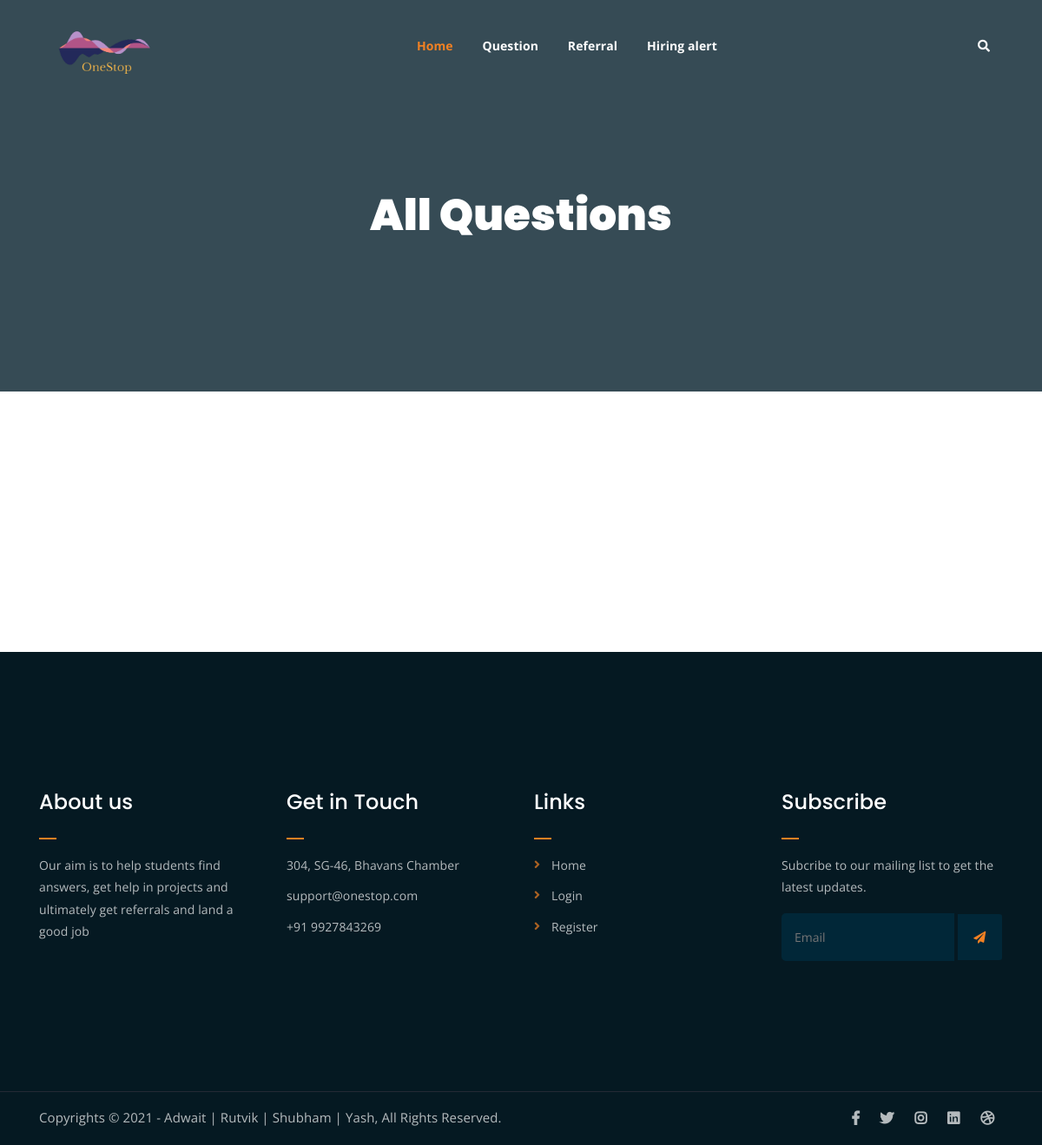
Before: /Questions with the older database file.
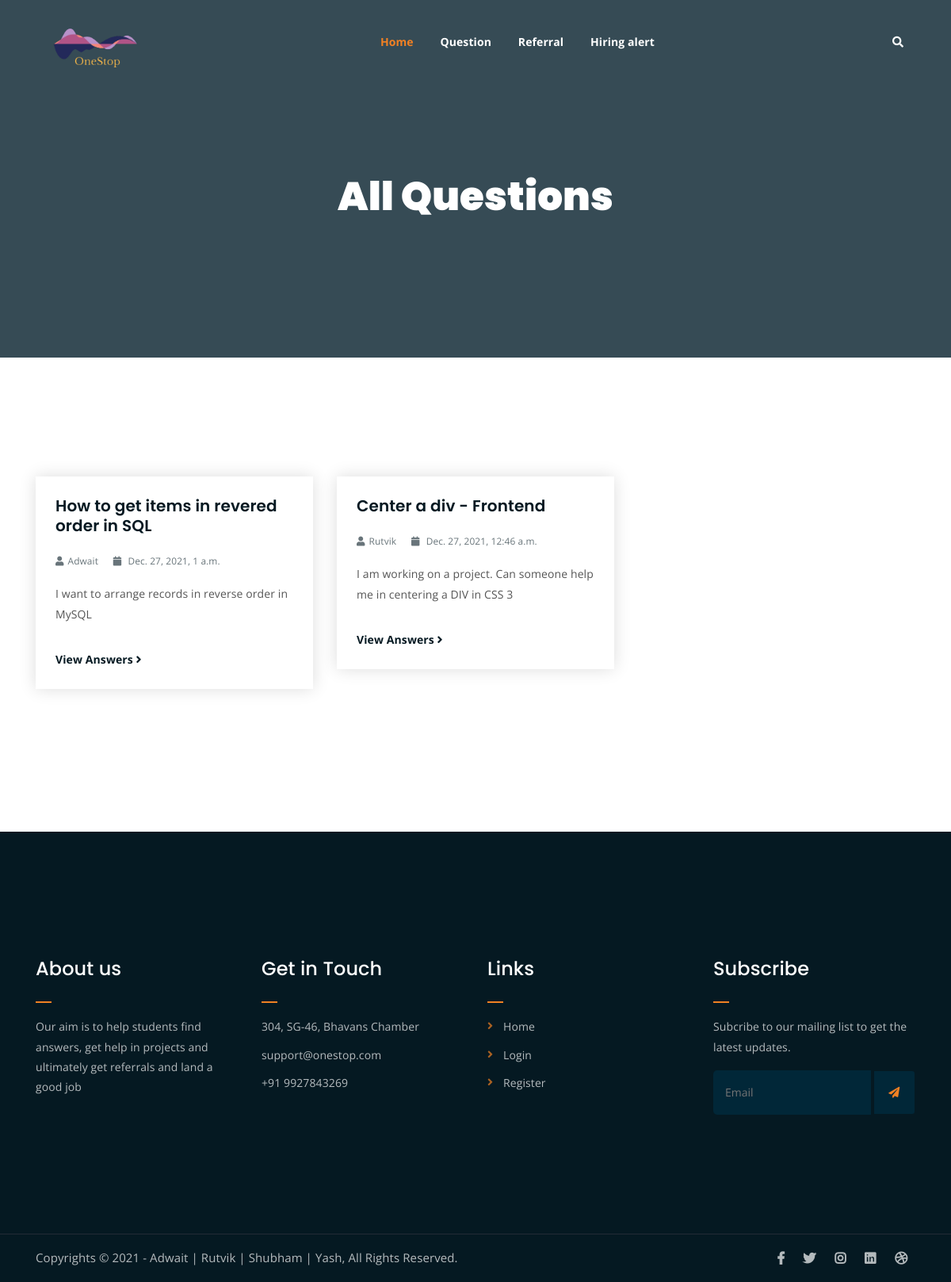
After: the same page with the newer database file.
### main/models.py (models this page shows)
class Question(models.Model):
    title = models.CharField(max_length=500)
    description = models.TextField()
    image = models.ImageField(upload_to='mainapp/question_images/', null=True)
    student = models.ForeignKey(User, on_delete=models.CASCADE)
    date_posted = models.DateTimeField(default=datetime.datetime.now)

### main/views.py (the view)
# urls.py: path("Questions", QuestionListView.as_view(), name="Questions-list-view"),
class QuestionListView(ListView):
    model = Question
    context_object_name = "Question"
    ordering = ["-date_posted"]

### main/templates/main/Question_list.html
{% extends "main/base.html" %} {% block content%}
<div class="breadcrumb-section breadcrumb-bg">
	<div class="container">
		<div class="row">
			<div class="col-lg-8 offset-lg-2 text-center">
				<div class="breadcrumb-text">
					<h1>All Questions</h1><br>
				</div>
			</div>
		</div>
	</div>
</div>
<div class="latest-news mt-150 mb-150">
    <div class="container">
        <div class="row">
            {% for question in Question %}
            <div class="col-lg-4 col-md-6">
                <div class="single-latest-news">
                    <div class="news-text-box">
                        <h3>{{ question.title }}</h3>
                        <p class="blog-meta">
                            <span class="author"><i class="fas fa-user"></i>{{ question.student.username }}</span>
                            <span class="date"><i class="fas fa-calendar"></i>
                                {{question.date_posted}}</span>
                        </p>
                        <p class="excerpt"> {{ question.description }}</p>
                        <a href="{%url 'Questions-detail' question.pk %}" class="read-more-btn">View Answers <i class="fas fa-angle-right"></i></a>
                    </div>
                </div>
            </div>
            {% endfor %}
        </div>
    </div>
</div>
{% endblock content%}

Changed rows visible on the page:
added Question: title "How to get items in revered order in SQL", student.username "Adwait", date_posted "Dec. 27, 2021, 1 a.m.", description "I want to arrange records in reverse order in MySQL"
added Question: title "Center a div - Frontend", student.username "Rutvik", date_posted "Dec. 27, 2021, 12:46 a.m.", description "I am working on a project. Can someone help me in centering a DIV in CSS 3"
